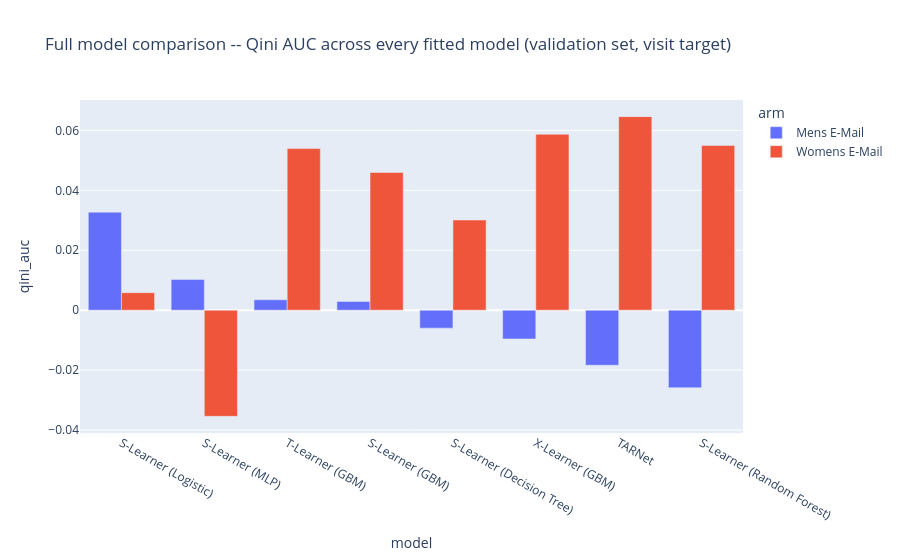

Notebook cell for this chart:
### Code cell
px.bar(
    full_comparison_df, x="model", y="qini_auc", color="arm", barmode="group",
    title="Full model comparison -- Qini AUC across every fitted model (validation set, visit target)",
).show()

### Figure 1 — Plotly figure (JSON) as saved in the notebook; plotly's stock layout.template omitted (floating-point values rounded to 4 significant figures)
{"data": [{"alignmentgroup": "True", "hovertemplate": "arm=Mens E-Mail<br>model=%{x}<br>qini_auc=%{y}<extra></extra>", "legendgroup": "Mens E-Mail", "marker": {"color": "#636efa", "pattern": {"shape": ""}}, "name": "Mens E-Mail", "offsetgroup": "Mens E-Mail", "orientation": "v", "showlegend": true, "textposition": "auto", "type": "bar", "x": ["S-Learner (Logistic)", "S-Learner (MLP)", "T-Learner (GBM)", "S-Learner (GBM)", "S-Learner (Decision Tree)", "X-Learner (GBM)", "TARNet", "S-Learner (Random Forest)"], "xaxis": "x", "y": [0.03271, 0.01022, 0.003481, 0.002928, -0.005993, -0.009608, -0.01839, -0.02589], "yaxis": "y"}, {"alignmentgroup": "True", "hovertemplate": "arm=Womens E-Mail<br>model=%{x}<br>qini_auc=%{y}<extra></extra>", "legendgroup": "Womens E-Mail", "marker": {"color": "#EF553B", "pattern": {"shape": ""}}, "name": "Womens E-Mail", "offsetgroup": "Womens E-Mail", "orientation": "v", "showlegend": true, "textposition": "auto", "type": "bar", "x": ["TARNet", "X-Learner (GBM)", "S-Learner (Random Forest)", "T-Learner (GBM)", "S-Learner (GBM)", "S-Learner (Decision Tree)", "S-Learner (Logistic)", "S-Learner (MLP)"], "xaxis": "x", "y": [0.0646, 0.05872, 0.05496, 0.05394, 0.04597, 0.03011, 0.005831, -0.03544], "yaxis": "y"}], "layout": {"barmode": "group", "legend": {"title": {"text": "arm"}, "tracegroupgap": 0}, "title": {"text": "Full model comparison -- Qini AUC across every fitted model (validation set, visit target)"}, "xaxis": {"anchor": "y", "domain": [0, 1], "title": {"text": "model"}}, "yaxis": {"anchor": "x", "domain": [0, 1], "title": {"text": "qini_auc"}}}}
